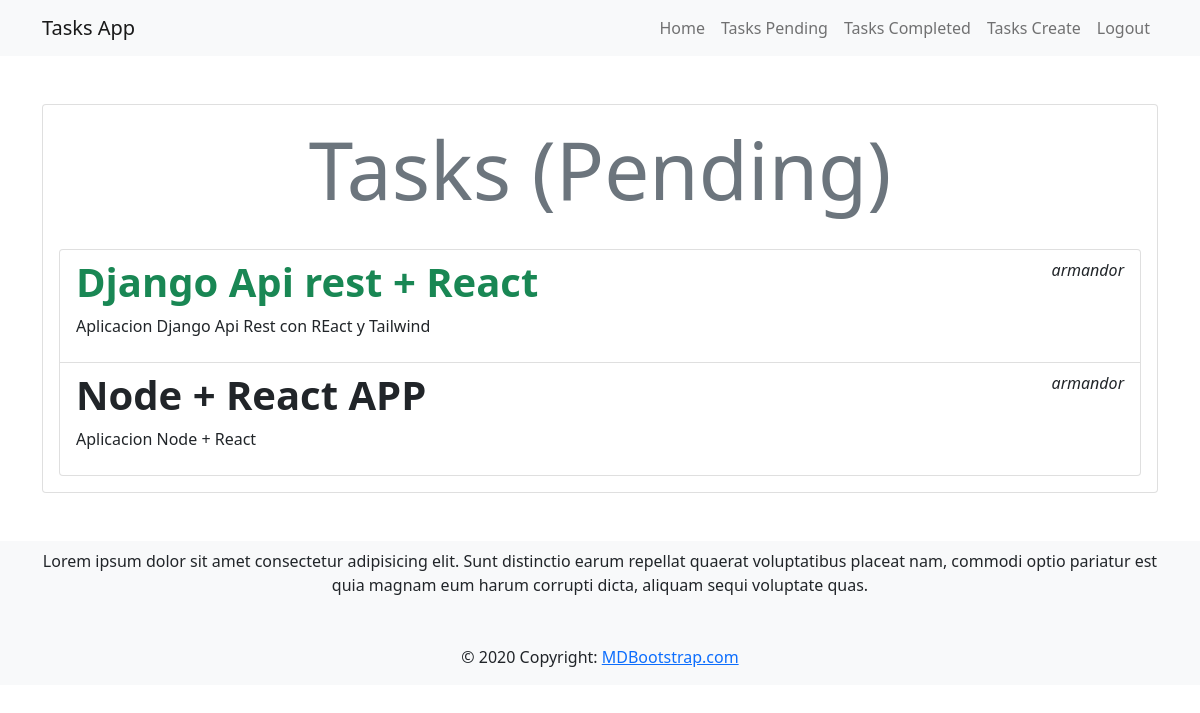
Page /tasks/ (signed in) on the committed database.
### tasks/models.py (models this page shows, shortened)
class Task(models.Model):
    title = models.CharField(max_length=200)
    description = models.TextField(blank=True)
    created = models.DateTimeField(auto_now_add=True)
    updated = models.DateTimeField(auto_now=True)
    datecompleted = models.DateTimeField(null=True, blank=True)
    important = models.BooleanField(default=False)
    user = models.ForeignKey(User, on_delete=models.CASCADE)
    class Meta:
        verbose_name = 'Task'
        verbose_name_plural = 'Tasks'

### tasks/views.py (the view)
# urls.py: path("tasks/", views.tasks, name="tasks"),
@login_required
def tasks(request):
    tasks = Task.objects.filter(user=request.user, datecompleted__isnull=True)
    return render(request, "tasks.html", {
        'tasks': tasks,
        'title': 'Pending'
    })

### tasks/templates/tasks.html (shortened to what this page needs)
{% extends 'base.html' %}
{% block content %}
<div class="row">
  <div class="col-md-12">
    <h1 class="display-1 text-center text-secondary pb-4">Tasks ({{title}})</h1>
    <ul class="list-group">
      {% for task in tasks %}
      <a class="list-group-item" href="{% url 'detail_task' task.id %}">
        <header class="d-flex justify-content-between">
          {% if task.important %}
          <h1 class="text-success"><strong>{{task.title}}</strong></h1>
          {% else %}
          <h1><strong>{{task.title}}</strong></h1>
          {% endif %}
          <p class="fst-italic">{{task.user.username}}</p>
        </header>
        <p>{{task.description}}</p>
      </a>
      {% endfor %}
    </ul>
  </div>
</div>
{% endblock %}

### tasks/templates/base.html (shortened to what this page needs)
<!DOCTYPE html>
<html lang="en">
  <head>
    <link
      href="https://cdn.jsdelivr.net/npm/bootstrap@5.0.2/dist/css/bootstrap.min.css"
      rel="stylesheet"
    />
  </head>
  <body>
    <nav class="navbar navbar-expand-lg navbar-light bg-light">
      <div class="container">
        <a class="navbar-brand">Tasks App</a>
        <div class="collapse navbar-collapse" id="navbarNav">
          <ul class="navbar-nav ms-auto">
            <li class="nav-item">
              <a class="nav-link" href="/">Home</a>
            </li>
            {% if user.is_authenticated %}
            <li class="nav-item">
              <a class="nav-link" href="{% url 'tasks' %}">Tasks Pending</a>
            </li>
            <li class="nav-item">
              <a class="nav-link" href="{% url 'completed_tasks' %}"
                >Tasks Completed</a
              >
            </li>
            <li class="nav-item">
              <a class="nav-link" href="{% url 'create_task' %}"
                >Tasks Create</a
              >
            </li>
            <li class="nav-item">
              <a class="nav-link" href="{% url 'logout' %}">Logout</a>
            </li>
            {% endif %}
          </ul>
        </div>
      </div>
    </nav>
    <main class="container py-5">
      <section class="card card-body">
        {% block content %} {% endblock %}
      </section>
    </main>
    <footer class="bg-light text-center text-black">
      <div class="container p-2">
        <section class="mb-4">
          <p>
            Lorem ipsum dolor sit amet consectetur adipisicing elit. Sunt
            distinctio earum repellat quaerat voluptatibus placeat nam, commodi
            optio pariatur est quia magnam eum harum corrupti dicta, aliquam
            sequi voluptate quas.
          </p>
        </section>
      </div>
      <div class="text-center p-3">
        © 2020 Copyright:
        <a class="text-red" href="https://mdbootstrap.com/"> MDBootstrap.com</a>
      </div>
    </footer>
  </body>
</html>

### rows in the picture
Task: title "Django Api rest + React", user.username "armandor", description "Aplicacion Django Api Rest con REact y Tailwind"
Task: title "Node + React APP", user.username "armandor", description "Aplicacion Node + React"

### other values in the picture
{{ title }} "Pending"
